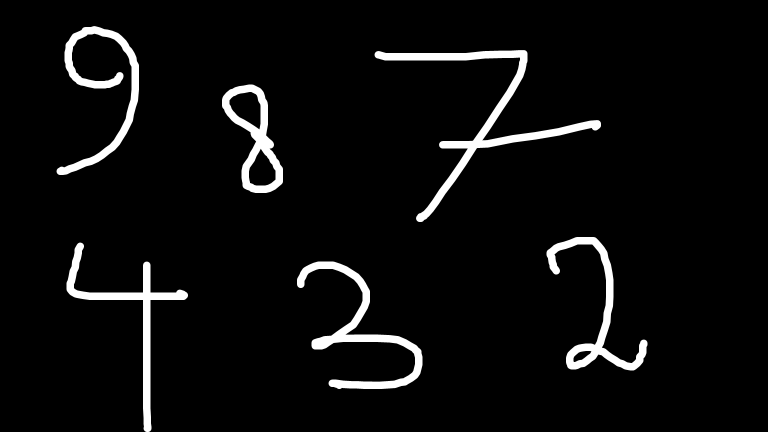
#> input picture DigitsRecognizer/Numbers2.png, 1536 x 864 px (shown at 1/2 size)
$ jupyter execute --allow-errors Model.ipynb
#> lines starting #> are read from the running program, lines starting #| are printed output that depends on the picture; after the words box and inside, x2 and y2 are one past the last pixel; in counts of white or black regions, pixels touching at a corner belong together
[cell 1]
from sklearn.datasets import fetch_openml
from sklearn.model_selection import train_test_split
from sklearn.svm import SVC
from sklearn.metrics import classification_report

#> (the rest of this cell did not finish here and is left out)

[cell 2]
import cv2 as cv
import numpy as np

img = cv.imread('Numbers2.png')
#> img is the input picture: shape (864, 1536, 3); min 0, max 255, mean 12.3
img = cv.cvtColor(img, cv.COLOR_BGR2GRAY)
#> img: shape (864, 1536)
ret, thresh = cv.threshold(img, 127, 255, cv.THRESH_BINARY)
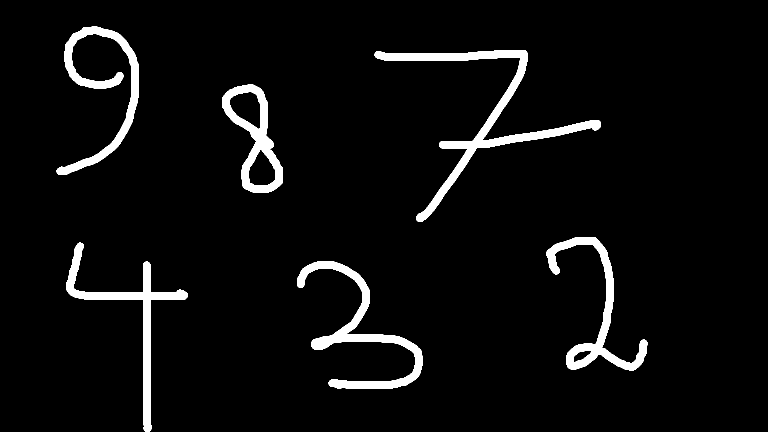
#> thresh: shape (864, 1536) (shown at 1/2 size); 4.8% white; 6 white regions
contours, hierarchy = cv.findContours(thresh, cv.RETR_EXTERNAL, cv.CHAIN_APPROX_SIMPLE)
#> contours = 6 contours; box (x1, y1, x2, y2) and area: (749, 100, 1202, 444) 14249, (444, 169, 566, 386) 13728, (594, 523, 845, 778) 10662, (1093, 474, 1295, 741) 9489, (133, 485, 376, 864) 9283, (113, 52, 278, 350) 9221

numbers = []
for cnt in contours:
    black_background = np.zeros((28, 28))
    x, y , w, h = cv.boundingRect(cnt)
    digit = thresh[y:y+h, x:x+w]
    resized_digit = cv.resize(digit, (20, 20), interpolation=cv.INTER_AREA)
    x_middle = (28 - 20) // 2
    y_middle = (28 - 20) // 2
    black_background[y_middle:y_middle+20, x_middle:x_middle+20] = resized_digit
    numbers.append(black_background)
#> this loop made 6 passes
#> (x, y, w, h) on passes 1 to 6: (594, 523, 251, 255), (133, 485, 243, 379), (1093, 474, 202, 267), (444, 169, 122, 217), (749, 100, 453, 344), (113, 52, 165, 298)
#> pass 1, `digit = thresh[y:y+h, x:x+w]`:
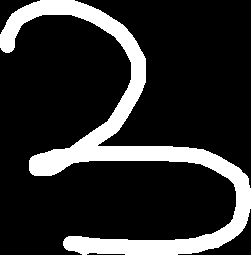
#> digit: shape (255, 251); 17.7% white; 1 white region, box (x1, y1, x2, y2) and area: (0, 0, 251, 255) 11352
#> pass 1, `resized_digit = cv.resize(digit, (20, 20), interpolation=cv.INTER_AREA)`:
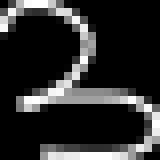
#> resized_digit: shape (20, 20) (shown 8 times larger); min 0, max 255, mean 45.2
#> pass 2, `digit = thresh[y:y+h, x:x+w]`:
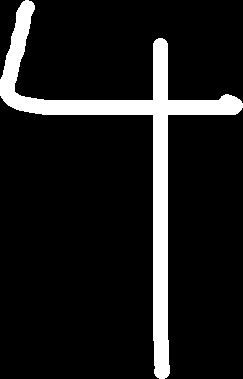
#> digit: shape (379, 243); 10.8% white; 1 white region, box (x1, y1, x2, y2) and area: (0, 0, 243, 379) 9936
#> pass 2, `resized_digit = cv.resize(digit, (20, 20), interpolation=cv.INTER_AREA)`:
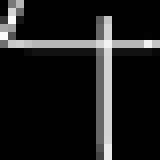
#> resized_digit: shape (20, 20) (shown 8 times larger); min 0, max 251, mean 27.5
#> after the loop:
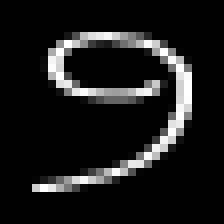
#> black_background: shape (28, 28) float64 (shown 8 times larger); min 0, max 255, mean 26
#> after the loop:
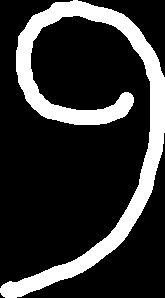
#> digit: shape (298, 165); 20% white; 1 white region, box (x1, y1, x2, y2) and area: (0, 0, 165, 298) 9825
#> after the loop, numbers = 6 items

cv.destroyAllWindows()
